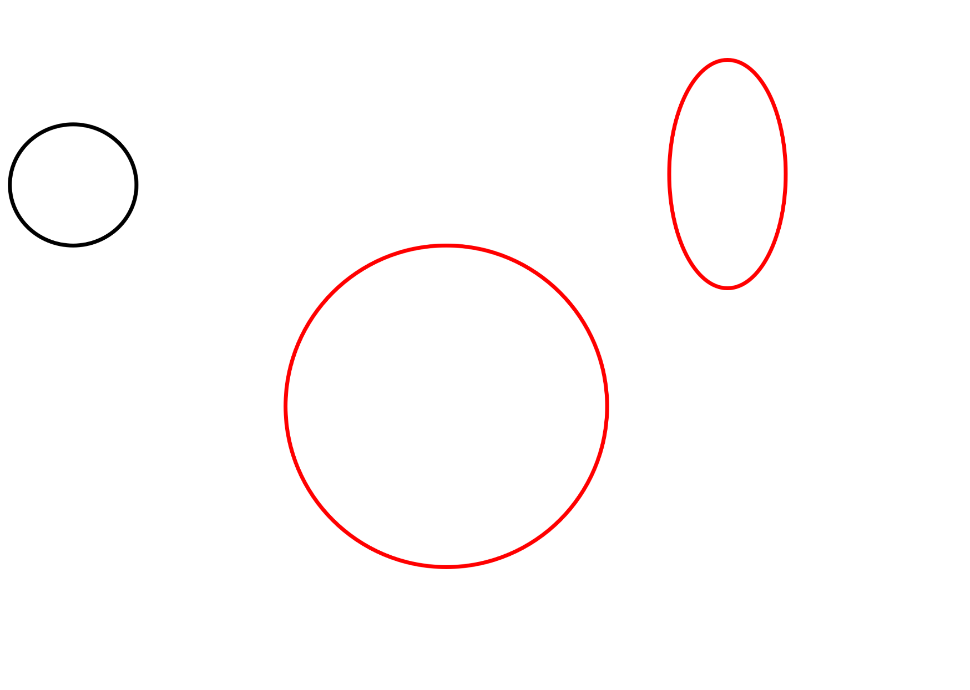
#> input picture com/group/1/ConceptTesting/circle.png, 970 x 690 px
$ python Circle.py
#> lines starting #> are read from the running program, lines starting #| are printed output that depends on the picture
import cv2
import numpy


# http://opencv-python-tutroals.readthedocs.io/en/latest/py_tutorials/py_imgproc/py_houghcircles/py_houghcircles.html
# cam = cv2.VideoCapture('tcp://192.168.1.1:5555')

def main():
    image = cv2.imread("circle.png", 0)
#> image: shape (690, 970); min 0, max 255, mean 252.8
    image = cv2.medianBlur(image, 5)
    cimage = cv2.cvtColor(image, cv2.COLOR_GRAY2BGR)

    circles = cv2.HoughCircles(image, cv2.HOUGH_GRADIENT, 1, 20, param1=50, param2=30, minRadius=0, maxRadius=0)
#> circles = 35 rows, first 8: [445.5, 405.5, 162.2], [72.5, 187.5, 61.9], [588.5, 173.5, 194.9], [462.5, 423.5, 182.7], [458.5, 388.5, 179.8], [426.5, 398.5, 178.9], [432.5, 422.5, 179.8], [614.5, 170.5, 172.9]
    circles = numpy.uint16(numpy.around(circles))
#> circles = 35 rows, first 8: [446, 406, 162], [72, 188, 62], [588, 174, 195], [462, 424, 183], [458, 388, 180], [426, 398, 179], [432, 422, 180], [614, 170, 173]
    for i in circles[0, :]:
        # draw the outer circle
        cv2.circle(cimage, (i[0], i[1]), i[2], (0, 255, 0), 2)
        # draw the center of the circle
        cv2.circle(cimage, (i[0], i[1]), 2, (0, 0, 255), 3)
#> this loop made 35 passes
#> i on passes 1 to 12: [446, 406, 162], [72, 188, 62], [588, 174, 195], [462, 424, 183], [458, 388, 180], [426, 398, 179], [432, 422, 180], [614, 170, 173], [904, 174, 232], [870, 172, 203], [446, 372, 192], [850, 170, 183]
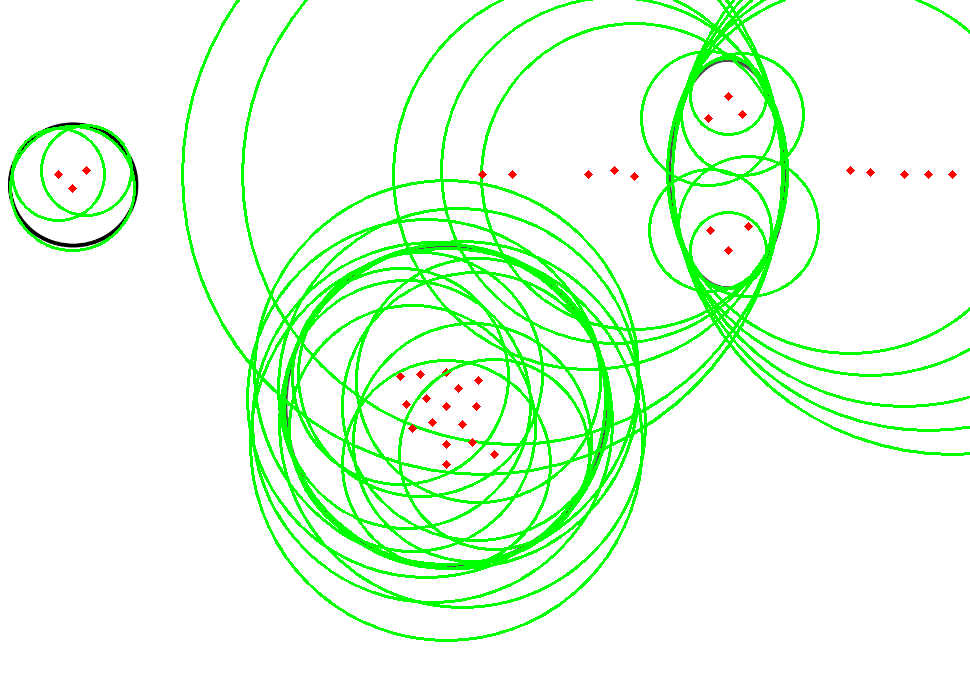
#> cimage: shape (690, 970, 3); mean B, G, R 229.4, 254, 230

    cv2.imshow('detected circles', cimage)
    cv2.resizeWindow('image', 600, 600)

    cv2.waitKey(0)
    cv2.destroyAllWindows()

    # TODO: Detect circles with only red boundaries


if __name__ == '__main__':
    main()

$ run again, with com/group/1/ConceptTesting/hulah.png copied over com/group/1/ConceptTesting/circle.png
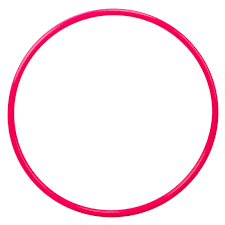
#> input picture com/group/1/ConceptTesting/hulah.png, 225 x 225 px
#> in main, `image = cv2.imread("circle.png", 0)`:
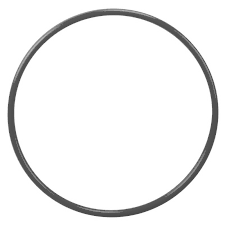
#> image: shape (225, 225); min 66, max 255, mean 241
#> in main, `circles = cv2.HoughCircles(image, cv2.HOUGH_GRADIENT, 1, 20, param1=50..`: circles = [[113.5, 113.5, 98.7], [108.5, 93.5, 115.6], [127.5, 128.5, 119.2], [96.5, 126.5, 84.6], [90.5, 102.5, 81.2], [130.5, 92.5, 78.2], [141.5, 112.5, 77.2], [145.5, 147.5, 56.6]]
#> in main, `circles = numpy.uint16(numpy.around(circles))`: circles = [[114, 114, 99], [108, 94, 116], [128, 128, 119], [96, 126, 85], [90, 102, 81], [130, 92, 78], [142, 112, 77], [146, 148, 57]]
#> the loop in main, `for i in circles[0, :]:` made 8 passes
#> after the loop in main, `for i in circles[0, :]:`:
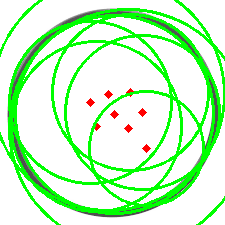
#> cimage: shape (225, 225, 3); mean B, G, R 197.1, 248.5, 198.6
